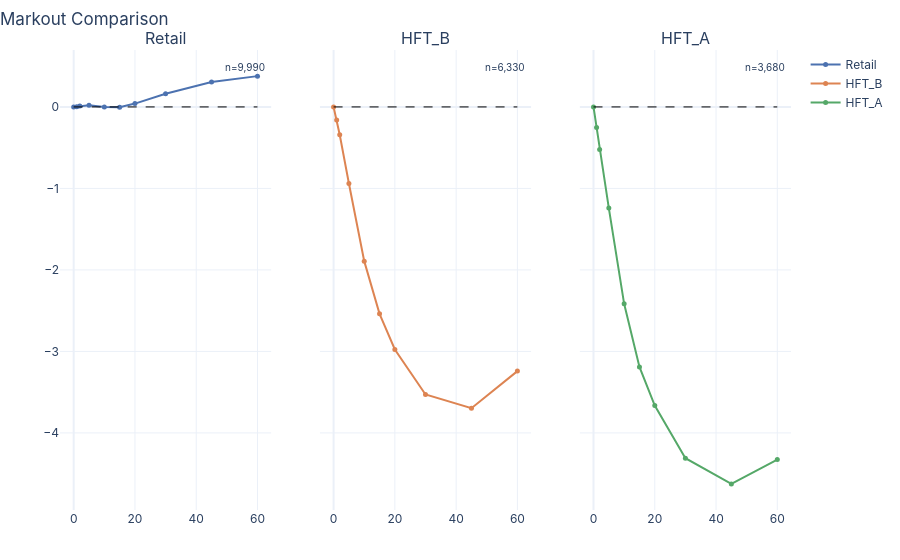

Notebook source saved alongside this figure:
### Markdown cell above
## Comparison panels

Side-by-side markout curves, one panel per counterparty.

### Code cell
result.plot.comparison(by="counterparty")

### Figure 1 — Plotly figure (JSON) as saved in the notebook; plotly's stock layout.template omitted (floating-point values rounded to 4 significant figures)
{"data": [{"line": {"color": "#4C72B0"}, "marker": {"color": "#4C72B0", "size": 5}, "mode": "lines+markers", "name": "Retail", "showlegend": true, "type": "scatter", "x": [0, 1, 2, 5, 10, 15, 20, 30, 45, 60], "xaxis": "x", "y": [0, 0.003256, 0.01018, 0.02155, -0.002196, -0.002457, 0.04101, 0.1609, 0.306, 0.378], "yaxis": "y"}, {"hoverinfo": "skip", "line": {"color": "black", "dash": "dash", "width": 1}, "mode": "lines", "name": "zero", "showlegend": false, "type": "scatter", "x": [0, 60], "xaxis": "x", "y": [0, 0], "yaxis": "y"}, {"line": {"color": "#DD8452"}, "marker": {"color": "#DD8452", "size": 5}, "mode": "lines+markers", "name": "HFT_B", "showlegend": true, "type": "scatter", "x": [0, 1, 2, 5, 10, 15, 20, 30, 45, 60], "xaxis": "x2", "y": [0, -0.1599, -0.342, -0.939, -1.892, -2.539, -2.977, -3.528, -3.697, -3.242], "yaxis": "y2"}, {"hoverinfo": "skip", "line": {"color": "black", "dash": "dash", "width": 1}, "mode": "lines", "name": "zero", "showlegend": false, "type": "scatter", "x": [0, 60], "xaxis": "x2", "y": [0, 0], "yaxis": "y2"}, {"line": {"color": "#55A868"}, "marker": {"color": "#55A868", "size": 5}, "mode": "lines+markers", "name": "HFT_A", "showlegend": true, "type": "scatter", "x": [0, 1, 2, 5, 10, 15, 20, 30, 45, 60], "xaxis": "x3", "y": [0, -0.2529, -0.5222, -1.242, -2.417, -3.191, -3.665, -4.31, -4.626, -4.327], "yaxis": "y3"}, {"hoverinfo": "skip", "line": {"color": "black", "dash": "dash", "width": 1}, "mode": "lines", "name": "zero", "showlegend": false, "type": "scatter", "x": [0, 60], "xaxis": "x3", "y": [0, 0], "yaxis": "y3"}], "layout": {"annotations": [{"font": {"size": 16}, "showarrow": false, "text": "Retail", "x": 0.1444, "xanchor": "center", "xref": "paper", "y": 1, "yanchor": "bottom", "yref": "paper"}, {"font": {"size": 16}, "showarrow": false, "text": "HFT_B", "x": 0.5, "xanchor": "center", "xref": "paper", "y": 1, "yanchor": "bottom", "yref": "paper"}, {"font": {"size": 16}, "showarrow": false, "text": "HFT_A", "x": 0.8556, "xanchor": "center", "xref": "paper", "y": 1, "yanchor": "bottom", "yref": "paper"}, {"font": {"size": 10}, "showarrow": false, "text": "n=9,990", "x": 0.98, "xanchor": "right", "xref": "x domain", "y": 0.98, "yanchor": "top", "yref": "y domain"}, {"font": {"size": 10}, "showarrow": false, "text": "n=6,330", "x": 0.98, "xanchor": "right", "xref": "x2 domain", "y": 0.98, "yanchor": "top", "yref": "y2 domain"}, {"font": {"size": 10}, "showarrow": false, "text": "n=3,680", "x": 0.98, "xanchor": "right", "xref": "x3 domain", "y": 0.98, "yanchor": "top", "yref": "y3 domain"}], "font": {"family": "Inter, system-ui, sans-serif", "size": 12}, "hovermode": "x unified", "margin": {"b": 50, "l": 60, "r": 30, "t": 50}, "title": {"text": "Markout Comparison", "x": 0, "xanchor": "left"}, "xaxis": {"anchor": "y", "domain": [0, 0.2889]}, "xaxis2": {"anchor": "y2", "domain": [0.3556, 0.6444]}, "xaxis3": {"anchor": "y3", "domain": [0.7111, 1]}, "yaxis": {"anchor": "x", "domain": [0, 1]}, "yaxis2": {"anchor": "x2", "domain": [0, 1], "matches": "y", "showticklabels": false}, "yaxis3": {"anchor": "x3", "domain": [0, 1], "matches": "y", "showticklabels": false}}}
